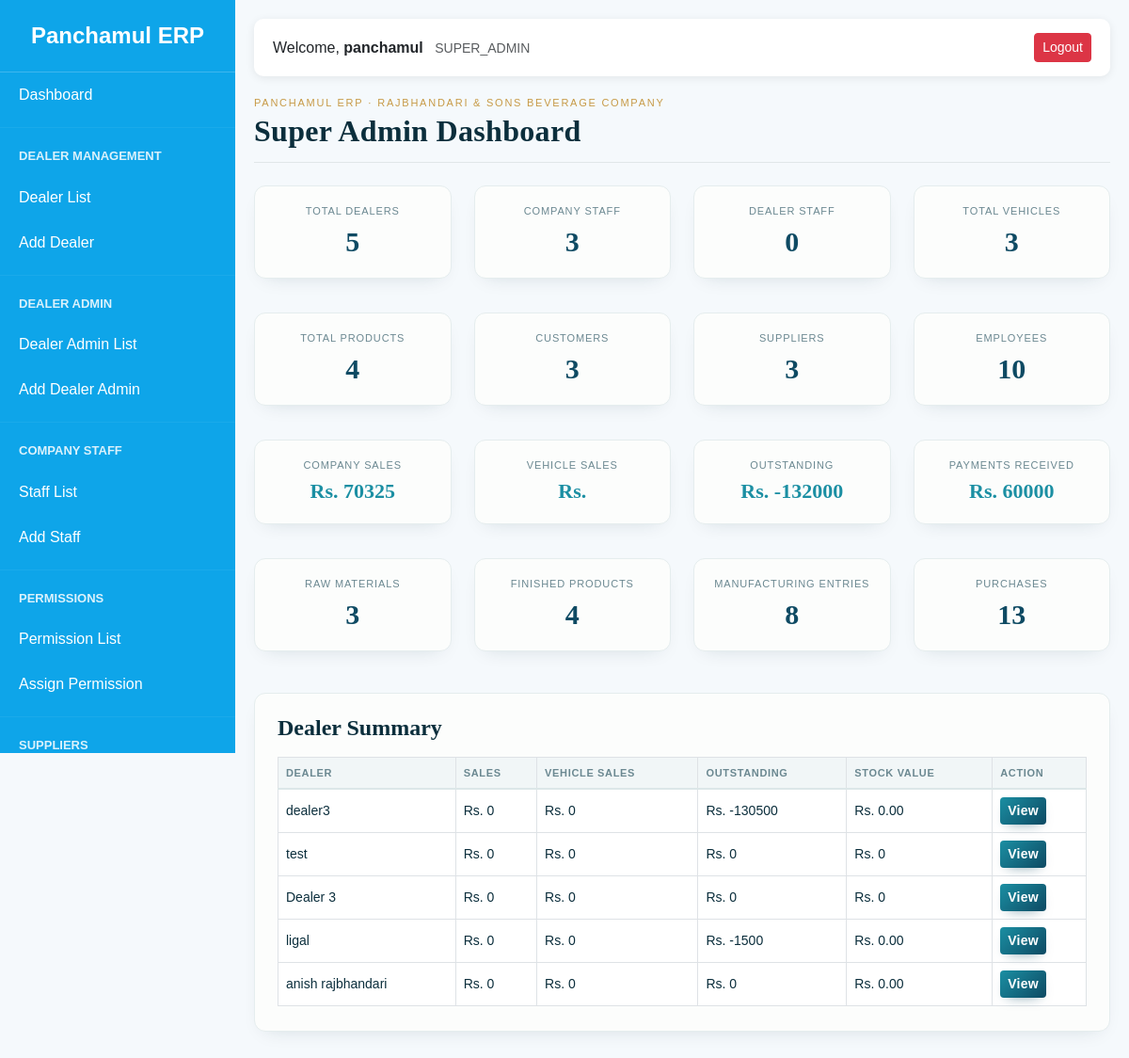
Page /dashboard/super/ (signed in) on the committed database.
### accounts/models.py (models this page shows, shortened)
class User(AbstractUser):
    ROLE_CHOICES = (
        ('SUPER_ADMIN', 'Super Admin'),
        ('COMPANY_STAFF', 'Company Staff'),
        ('DEALER_ADMIN', 'Dealer Admin'),
        ('DEALER_STAFF', 'Dealer Staff'),
    )
    role = models.CharField(
        max_length=20,
        choices=ROLE_CHOICES
    )
    phone = models.CharField(
        max_length=20,
        blank=True,
        null=True
    )
    is_active_user = models.BooleanField(
        default=True
    )

### dealers/models.py (models this page shows, shortened)
class Dealer(models.Model):
    name = models.CharField(max_length=200)
    address = models.TextField()
    phone = models.CharField(max_length=20)
    email = models.EmailField(
        blank=True,
        null=True
    )
    created_by = models.ForeignKey(
        settings.AUTH_USER_MODEL,
        on_delete=models.SET_NULL,
        null=True,
        related_name='dealers'
    )
    is_active = models.BooleanField(
        default=True
    )
    created_at = models.DateTimeField(
        auto_now_add=True
    )

### dashboard/views.py (the view)
@login_required
def super_dashboard(request):
    if request.user.role != "SUPER_ADMIN":
        return redirect("login")
    total_sales = (
        Sale.objects.aggregate(
            total=Sum("total_amount")
        )["total"]
        or Decimal("0")
    )
    dealer_outstanding = (
        DealerLedger.objects.aggregate(
            total=Sum("balance")
        )["total"]
        or Decimal("0")
    )
    total_payments = (
        DealerLedger.objects.aggregate(
            total=Sum("credit")
        )["total"]
        or Decimal("0")
    )
    dealer_summary = []
    for dealer in Dealer.objects.all():
        outstanding = (
            DealerLedger.objects.filter(
                dealer=dealer
            ).aggregate(
                total=Sum("balance")
            )["total"]
            or Decimal("0")
        )
        stock_value = Decimal("0")
        for stock in DealerStock.objects.filter(
            dealer=dealer
        ).select_related("product"):
            rate = getattr(stock.product, "selling_price", Decimal("0"))
            stock_value += stock.quantity * rate
        dealer_summary.append({
            "dealer": dealer,
            "sales": Decimal("0"),   # can improve later
            "vehicle_sales": Decimal("0"),  # can improve later
            "outstanding": outstanding,
            "stock": stock_value,
        })
    context = {
        "total_dealers":
            Dealer.objects.count(),
        "total_company_staff":
            User.objects.filter(
                role="COMPANY_STAFF"
            ).count(),
        "total_dealer_staff":
            User.objects.filter(
                role="DEALER_STAFF"
            ).count(),
        "total_vehicles":
            DealerVehicle.objects.count(),
        "total_products":
            Product.objects.count(),
        "total_customers":
            Customer.objects.count(),
        "total_suppliers":
            Supplier.objects.count(),
        "total_employees":
            User.objects.count(),
        "company_sales":
            total_sales,
        "dealer_outstanding":
            dealer_outstanding,
        "total_payments":
            total_payments,
        "total_raw_materials":
            RawMaterial.objects.count(),
        "total_finished_products":
            Product.objects.count(),
        "total_production":
            Production.objects.count(),
        "total_purchases":
            RawMaterialPurchase.objects.count(),
        "dealer_summary":
            dealer_summary,
    }
    return render(
        request,
        "dashboard/super_admin/dashboard.html",
        context,
    )

### accounts/context_processors.py (called while the page is built)
def user_permissions(request):
    permissions = {}
    if request.user.is_authenticated:
        perms = ModulePermission.objects.filter(
            user=request.user
        )
        for p in perms:
            permissions[p.module] = p
    return {
        'user_permissions': permissions
    }

### templates/dashboard/super_admin/dashboard.html (shortened to what this page needs)
{% extends 'dashboard/base.html' %}
{% block content %}
<p class="dash-eyebrow">Panchamul ERP &middot; Rajbhandari &amp; Sons Beverage Company</p>
<h2 class="mb-4">
    Super Admin Dashboard
</h2>
<div class="row">
    <div class="col-md-3">
        <div class="card-box text-center">
            <h6>Total Dealers</h6>
            <h2>{{ total_dealers }}</h2>
        </div>
    </div>
    <div class="col-md-3">
        <div class="card-box text-center">
            <h6>Company Staff</h6>
            <h2>{{ total_company_staff }}</h2>
        </div>
    </div>
    <div class="col-md-3">
        <div class="card-box text-center">
            <h6>Dealer Staff</h6>
            <h2>{{ total_dealer_staff }}</h2>
        </div>
    </div>
    <div class="col-md-3">
        <div class="card-box text-center">
            <h6>Total Vehicles</h6>
            <h2>{{ total_vehicles }}</h2>
        </div>
    </div>
</div>
<div class="row mt-3">
    <div class="col-md-3">
        <div class="card-box text-center">
            <h6>Total Products</h6>
            <h2>{{ total_products }}</h2>
        </div>
    </div>
    <div class="col-md-3">
        <div class="card-box text-center">
            <h6>Customers</h6>
            <h2>{{ total_customers }}</h2>
        </div>
    </div>
    <div class="col-md-3">
        <div class="card-box text-center">
            <h6>Suppliers</h6>
            <h2>{{ total_suppliers }}</h2>
        </div>
    </div>
    <div class="col-md-3">
        <div class="card-box text-center">
            <h6>Employees</h6>
            <h2>{{ total_employees }}</h2>
        </div>
    </div>
</div>
<div class="row mt-3">
    <div class="col-md-3">
        <div class="card-box text-center">
            <h6>Company Sales</h6>
            <h3>Rs. {{ company_sales }}</h3>
        </div>
    </div>
    <div class="col-md-3">
        <div class="card-box text-center">
            <h6>Vehicle Sales</h6>
            <h3>Rs. {{ vehicle_sales }}</h3>
        </div>
    </div>
    <div class="col-md-3">
        <div class="card-box text-center">
            <h6>Outstanding</h6>
            <h3>Rs. {{ dealer_outstanding }}</h3>
        </div>
    </div>
    <div class="col-md-3">
        <div class="card-box text-center">
            <h6>Payments Received</h6>
            <h3>Rs. {{ total_payments }}</h3>
        </div>
    </div>
</div>
<div class="row mt-3">
    <div class="col-md-3">
        <div class="card-box text-center">
            <h6>Raw Materials</h6>
            <h2>{{ total_raw_materials }}</h2>
        </div>
    </div>
    <div class="col-md-3">
        <div class="card-box text-center">
            <h6>Finished Products</h6>
            <h2>{{ total_finished_products }}</h2>
        </div>
    </div>
    <div class="col-md-3">
        <div class="card-box text-center">
            <h6>Manufacturing Entries</h6>
            <h2>{{ total_production }}</h2>
        </div>
    </div>
    <div class="col-md-3">
        <div class="card-box text-center">
            <h6>Purchases</h6>
            <h2>{{ total_purchases }}</h2>
        </div>
    </div>
</div>
<div class="card-box mt-4">
    <h4>Dealer Summary</h4>
    <table class="table table-bordered table-hover">
        <thead>
            <tr>
                <th>Dealer</th>
                <th>Sales</th>
                <th>Vehicle Sales</th>
                <th>Outstanding</th>
                <th>Stock Value</th>
                <th>Action</th>
            </tr>
        </thead>
        <tbody>
        {% for row in dealer_summary %}
            <tr>
                <td>{{ row.dealer.name }}</td>
                <td>Rs. {{ row.sales }}</td>
                <td>Rs. {{ row.vehicle_sales }}</td>
                <td>Rs. {{ row.outstanding }}</td>
                <td>Rs. {{ row.stock }}</td>
                <td>
                    <a href="{% url 'super_dealer_dashboard' row.dealer.id %}"
                       class="btn btn-primary btn-sm">
                        View
                    </a>
                </td>
            </tr>
        {% empty %}
            <tr>
                <td colspan="6" class="text-center">
                    No Dealers Available
                </td>
            </tr>
        {% endfor %}
        </tbody>
    </table>
</div>
{% endblock %}

### templates/dashboard/base.html (shortened to what this page needs)
<!DOCTYPE html>
<html lang="en">
<head>
    <link href="https://cdn.jsdelivr.net/npm/bootstrap@5.3.3/dist/css/bootstrap.min.css"
          rel="stylesheet">
</head>
<body>
<div class="sidebar" id="sidebar">
    <div class="logo">
        Panchamul ERP
    </div>
    {% if request.user.role == 'SUPER_ADMIN' %}
        <a href="{% url 'super_dashboard' %}">
            Dashboard
        </a>
    {% else %}
        <a href="{% url 'staff_dashboard' %}">
            Dashboard
        </a>
    {% endif %}
    {% if request.user.role == 'SUPER_ADMIN' or user_permissions.DEALER.can_view %}
    <hr>
    <div class="menu-title">
        Dealer Management
    </div>
    <a href="{% url 'dealer_list' %}">
        Dealer List
    </a>
    {% if request.user.role == 'SUPER_ADMIN' or user_permissions.DEALER.can_add %}
    <a href="{% url 'dealer_create' %}">
        Add Dealer
    </a>
    {% endif %}
    {% endif %}
    {% if request.user.role == 'SUPER_ADMIN' %}
    <hr>
    <div class="menu-title">
        Dealer Admin
    </div>
    <a href="{% url 'dealer_admin_list' %}">
        Dealer Admin List
    </a>
    <a href="{% url 'dealer_admin_create' %}">
        Add Dealer Admin
    </a>
    {% endif %}
    {% if request.user.role == 'SUPER_ADMIN' %}
    <hr>
    <div class="menu-title">
        Company Staff
    </div>
    <a href="{% url 'staff_list' %}">
        Staff List
    </a>
    <a href="{% url 'staff_create' %}">
        Add Staff
    </a>
    {% endif %}
    {% if request.user.role == 'SUPER_ADMIN' %}
    <hr>
    <div class="menu-title">
        Permissions
    </div>
    <a href="{% url 'permission_list' %}">
        Permission List
    </a>
    <a href="{% url 'permission_assign' %}">
        Assign Permission
    </a>
    {% endif %}
    {% if request.user.role == 'SUPER_ADMIN' or can_product %}
    <hr>
    <div class="menu-title">
        Suppliers
    </div>
    {% endif %}
</div>
<div class="content">
    <div class="topbar d-flex justify-content-between align-items-center">
        <div>
            Welcome,
            <strong>
                {{ request.user.username }}
            </strong>
            <small class="text-muted ms-2">
                {{ request.user.role }}
            </small>
        </div>
        <div>
            <a href="{% url 'logout' %}"
               class="btn btn-danger btn-sm">
                Logout
            </a>
        </div>
    </div>
    {% block content %}
    {% endblock %}
</div>
</body>
</html>

### templates/dashboard/base.html (style rules this page uses)
body { margin:0; background:#f5f9fc; font-family: Arial, sans-serif; }
.sidebar { width:250px; height:100vh; position:fixed; top:0; left:0; background:#0EA5E9; color:white; overflow-y:auto; }
.logo { text-align:center; padding:20px; font-size:24px; font-weight:bold; border-bottom:1px solid rgba(255,255,255,.2); }
.menu-title { padding:10px 20px; font-size:13px; font-weight:bold; text-transform:uppercase; opacity:.85; }
.sidebar a { display:block; padding:12px 20px; color:white; text-decoration:none; transition:.3s; }
.content { margin-left:250px; padding:20px; }
.topbar { background:white; padding:15px 20px; border-radius:10px; box-shadow:0 2px 10px rgba(0,0,0,.08); margin-bottom:20px; }
.card-box { background:white; padding:20px; border-radius:12px; box-shadow:0 2px 10px rgba(0,0,0,.08); margin-bottom:20px; }
hr { margin:10px 0; border-color:rgba(255,255,255,.2); }

### templates/dashboard/super_admin/dashboard.html (style rules this page uses)
:root { --ink: #0B2E3C; --deep-water: #0E4A63; --teal: #1B8FA3; --ripple: #63C6D9; --gold: #C79A46; --mist: #F1F6F7; --paper: #FCFDFC; }
.dash-eyebrow { font-family: 'Manrope', sans-serif; font-size: 11px; text-transform: uppercase; letter-spacing: 0.16em; color: var(--gold); margin: 0 0 2px; }
h2.mb-4 { font-family: 'Fraunces', 'Georgia', serif; font-weight: 600; color: var(--ink); letter-spacing: 0.01em; padding-bottom: 14px; border-bottom: 1px solid #e0e7e8; }
.card-box { background: var(--paper); border: 1px solid #e5edee; border-radius: 12px; padding: 20px 16px; box-shadow: 0 8px 20px -12px rgba(11, 46, 60, 0.18); transition: transform 0.15s ease, box-shadow 0.15s ease; }
.card-box h6 { font-family: 'Manrope', sans-serif; font-size: 11px; text-transform: uppercase; letter-spacing: 0.08em; color: #6b8891; margin-bottom: 8px; }
.card-box h2 { font-family: 'Fraunces', 'Georgia', serif; font-size: 30px; font-weight: 600; color: var(--deep-water); margin: 0; }
.card-box h3 { font-family: 'Fraunces', 'Georgia', serif; font-size: 22px; font-weight: 600; color: var(--teal); margin: 0; }
.card-box.mt-4 { padding: 22px 24px 10px; }
.card-box.mt-4 h4 { font-family: 'Fraunces', 'Georgia', serif; color: var(--ink); font-weight: 600; margin-bottom: 16px; }
.table thead th { font-family: 'Manrope', sans-serif; font-size: 11px; text-transform: uppercase; letter-spacing: 0.06em; color: #6b8891; background: var(--mist); border-bottom: 2px solid #dce7e8; }
.table td { font-family: 'Manrope', sans-serif; font-size: 14px; color: var(--ink); vertical-align: middle; }
.btn-primary { background: linear-gradient(135deg, var(--teal), var(--deep-water)); border: none; font-family: 'Manrope', sans-serif; font-weight: 600; letter-spacing: 0.02em; box-shadow: 0 6px 14px -8px rgba(14, 74, 99, 0.6); }

### rows in the picture
User: user.username "panchamul", user.role "SUPER_ADMIN"
Dealer: dealer.name "dealer3", sales "0", vehicle_sales "0", outstanding "-130500", stock "0.00"
Dealer: dealer.name "test", sales "0", vehicle_sales "0", outstanding "0", stock "0"
Dealer: dealer.name "Dealer 3", sales "0", vehicle_sales "0", outstanding "0", stock "0"
Dealer: dealer.name "ligal", sales "0", vehicle_sales "0", outstanding "-1500", stock "0.00"
Dealer: dealer.name "anish rajbhandari", sales "0", vehicle_sales "0", outstanding "0", stock "0.00"

### other values in the picture
{{ total_dealers }} "5"
{{ total_company_staff }} "3"
{{ total_dealer_staff }} "0"
{{ total_vehicles }} "3"
{{ total_products }} "4"
{{ total_customers }} "3"
{{ total_suppliers }} "3"
{{ total_employees }} "10"
{{ company_sales }} "70325"
{{ dealer_outstanding }} "-132000"
{{ total_payments }} "60000"
{{ total_raw_materials }} "3"
{{ total_finished_products }} "4"
{{ total_production }} "8"
{{ total_purchases }} "13"
